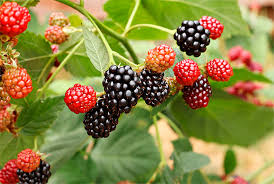
#> input picture datasets/frutas/images/train/zarzamora_01.png, 274 x 184 px, given as the content of the folder dataset/frutas/temp_raw, which was not available
$ python normalizar.py
#> lines starting #> are read from the running program, lines starting #| are printed output that depends on the picture
import os
from PIL import Image, UnidentifiedImageError

def paso_2_normalizar():
    input_folder = os.path.join('dataset', 'frutas', 'temp_raw')
    output_folder = os.path.join('datasets', 'frutas', 'temp_procesadas')
    size = (224, 224) # Tamaño cuadrado estándar

    if not os.path.exists(output_folder):
        os.makedirs(output_folder)

    print(f"--- PASO 2: Procesando imágenes hacia '{output_folder}' ---")

    count = 0
    # Recorremos todas las subcarpetas de descarga
    for root, dirs, files in os.walk(input_folder):
        for file in files:
            try:
                img_path = os.path.join(root, file)
                with Image.open(img_path) as img:
                    # Convertir a RGB y Redimensionar
#> img is the input picture: PIL image 274x184 RGB; mean R, G, B 140.9, 131.6, 66.6
                    img = img.convert('RGB').resize(size, Image.Resampling.LANCZOS)
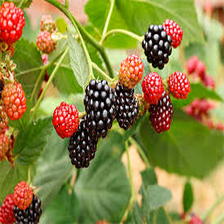
#> img: PIL image 224x224 RGB; mean R, G, B 140.9, 131.6, 66.7

                    # Guardar con nombre limpio secuencial
                    new_name = f"zarzamora_dañada_{count}.jpg"
                    img.save(os.path.join(output_folder, new_name), 'JPEG', quality=90)
                    count += 1
            except:
                continue # Ignorar archivos corruptos silenciosamente

    print(f"[OK] Se han procesado y limpiado {count} imágenes.")

if __name__ == "__main__":
    paso_2_normalizar()

$ run again, on datasets/frutas/images/val/zarzamora_11.png
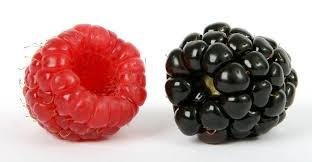
#> input picture datasets/frutas/images/val/zarzamora_11.png, 312 x 162 px, given as the content of the folder dataset/frutas/temp_raw, which was not available
#> in paso_2_normalizar, img is the input picture: PIL image 312x162 RGB; mean R, G, B 187.7, 153.9, 151.6
#> in paso_2_normalizar, `img = img.convert('RGB').resize(size, Image.Resampling.LANCZOS)`:
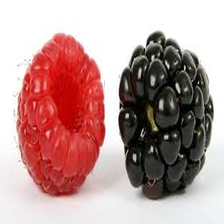
#> img: PIL image 224x224 RGB; mean R, G, B 187.7, 153.9, 151.6
